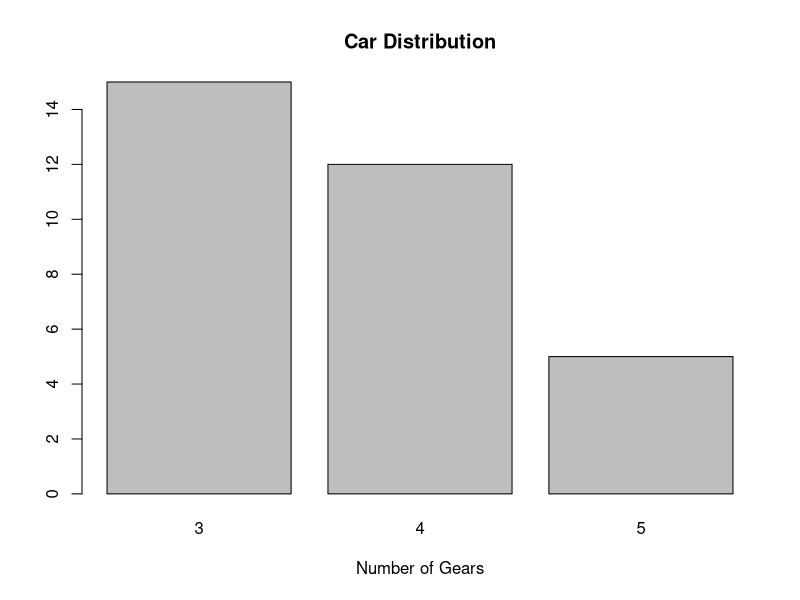
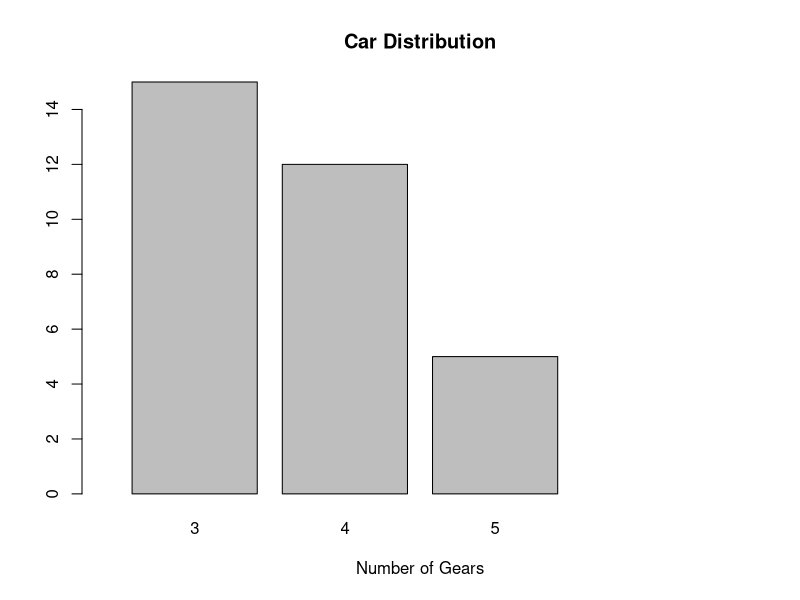
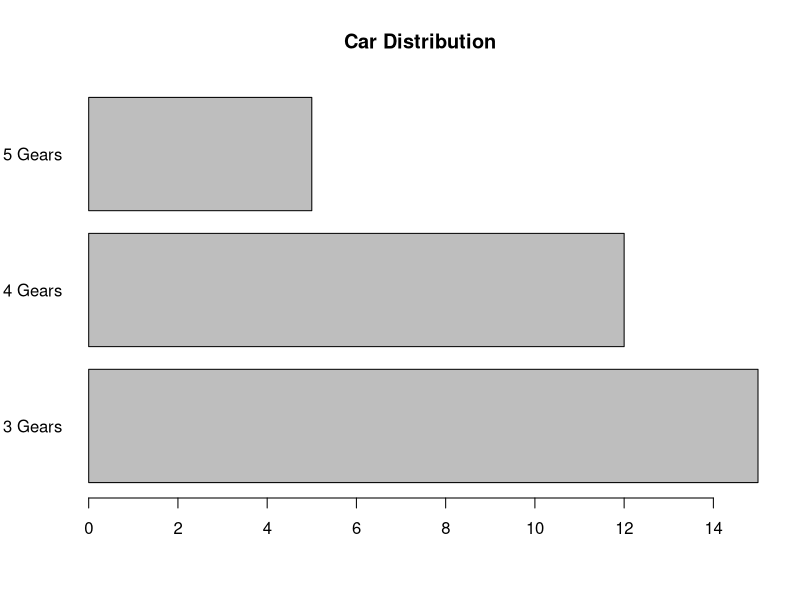
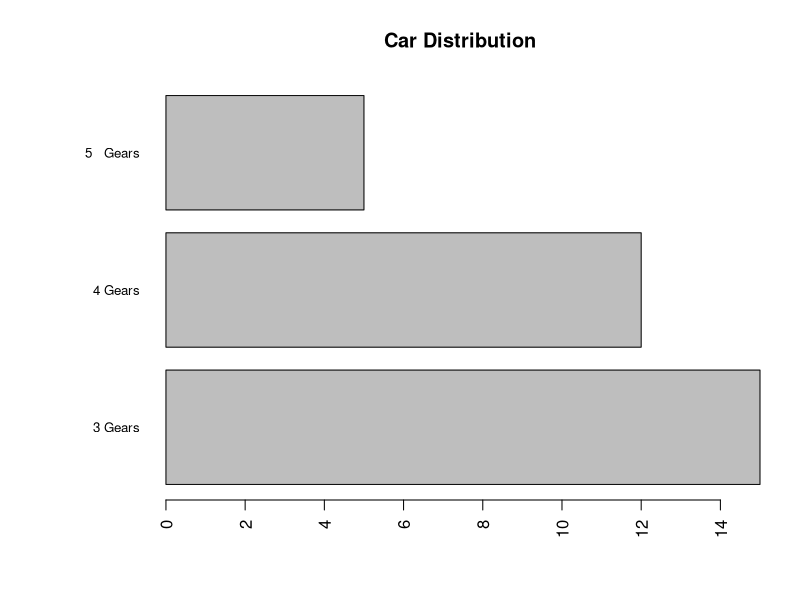
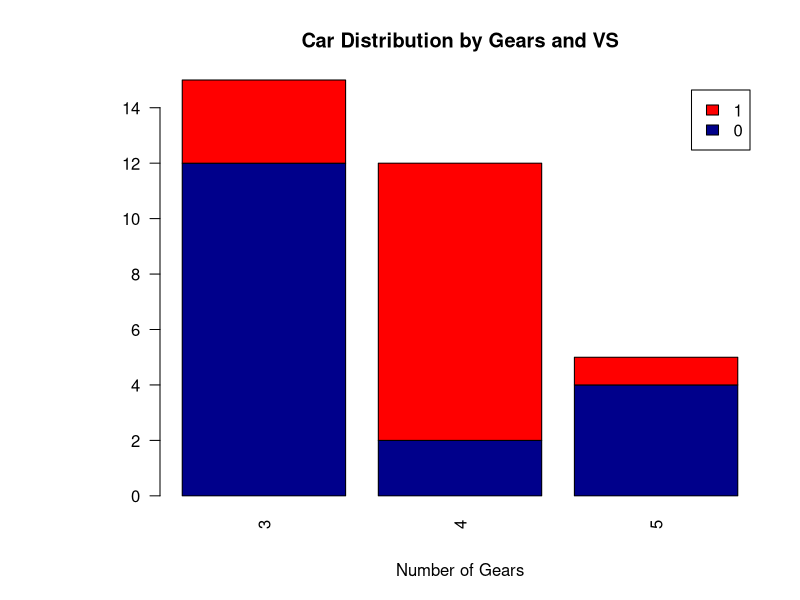
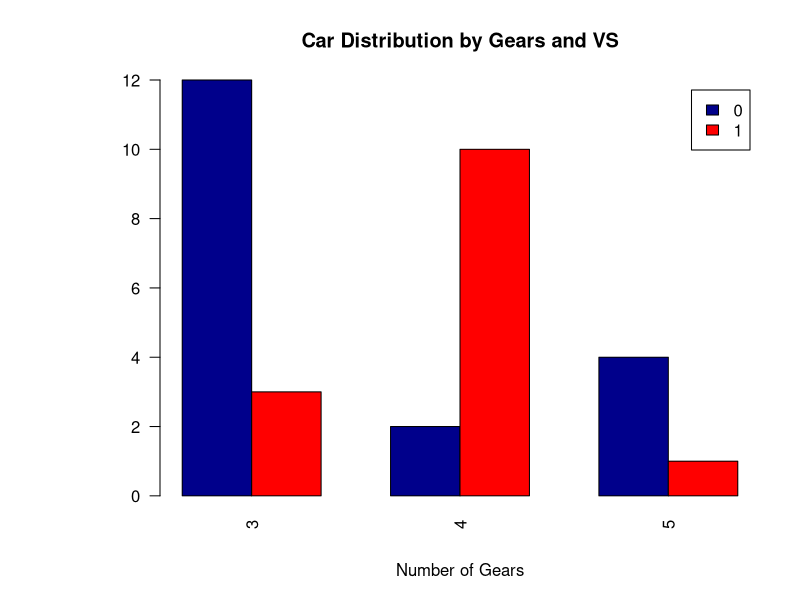
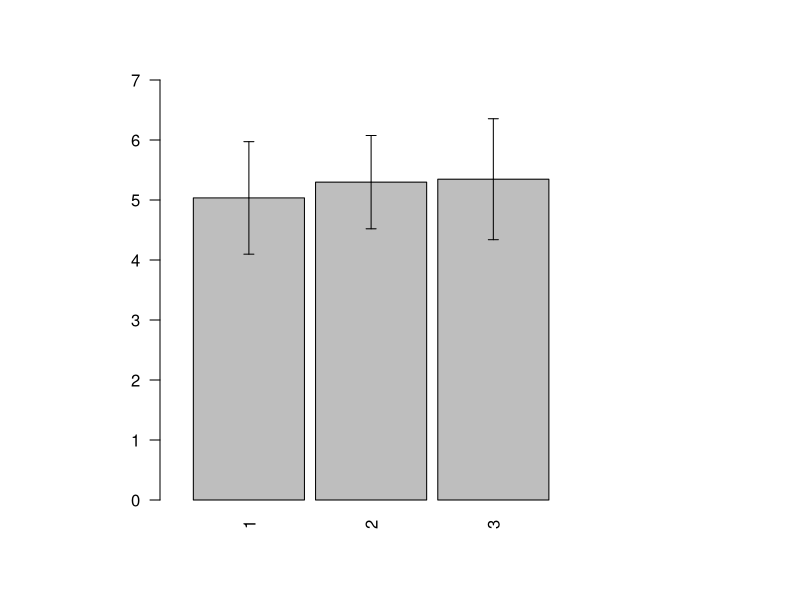
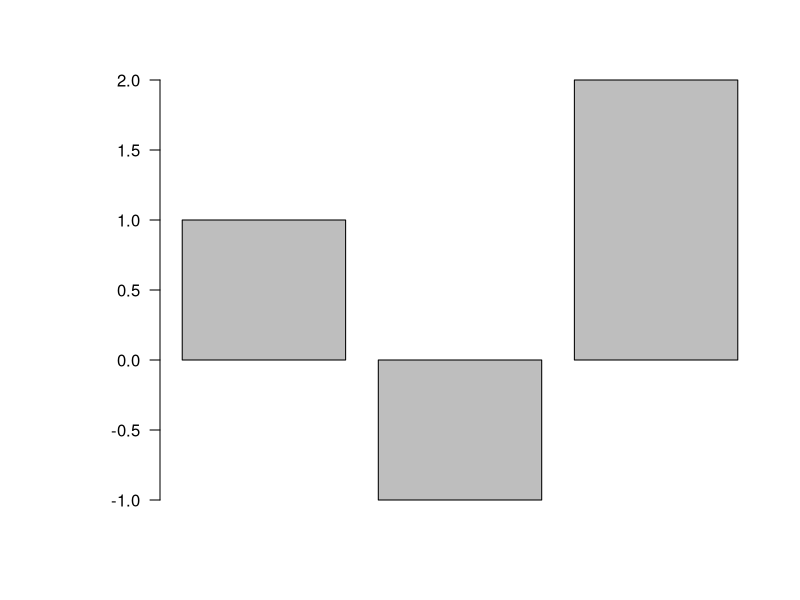

These figures' R source, in order:
###############################
### bar图可能遇到的各种形式    ###
###############################
# 参考 Quick-R: http://www.statmethods.net/graphs/bar.html

###--- 简单情况 --------------------------------------------------
# 基本
counts <- table(mtcars$gear)
barplot(counts, main="Car Distribution", xlab="Number of Gears")

# 上图bar太宽，调窄一点。文档也说了width要搭配xlim才能有效果
barplot(counts, main="Car Distribution", xlab="Number of Gears",
        xlim= c(0, 5)
)

# bar图水平放置，使用horiz= TRUE就OK了；标签用参数las改变方向
barplot(counts, main="Car Distribution", horiz=TRUE, las= 1,
        names.arg=c("3 Gears", "4 Gears", "5 Gears"))

# 默认地，barplot并不会画bar的分类坐标，可以使用axis.lty= 1显示出来；
# 控制标签的大小使用cex.names选项，另外还可以用par函数控制画图框位置
par(las=2) # make label text perpendicular to axis
par(mar=c(5,8,4,2)) # increase y-axis margin.
counts <- table(mtcars$gear)
barplot(counts, main="Car Distribution", horiz=TRUE, names.arg=c("3 Gears", "4 Gears", "5   Gears"), cex.names=0.8)

###--- 重叠（stacked）-------------------------------------------
# 并附上legend；其实就是数据变换了格式
counts <- table(mtcars$vs, mtcars$gear)
barplot(counts, main="Car Distribution by Gears and VS",
  xlab="Number of Gears", col=c("darkblue","red"),
 	legend = rownames(counts))
  
###--- 分组 -----------------------------------------------------
# 设置了参数beside
counts <- table(mtcars$vs, mtcars$gear)
barplot(counts, main="Car Distribution by Gears and VS",
  xlab="Number of Gears", col=c("darkblue","red"),
 	legend = rownames(counts), beside=TRUE)

###--- 加标准误 --------------------------------------------------
# 实际上通过arrow函数拼接上去的
# 数据构造
tbl <- data.frame(groups= sample(rep(1:3, 100), 30),
                  scores <- rnorm(30, 5)
)
# 计算每组的均值和标准误
mean_tbl <- aggregate(scores ~ groups, tbl, mean)
sd_tbl <- aggregate(scores ~ groups, tbl, sd)
# 绘图,同时设计bar的间隔
space = 0.1
barplot(mean_tbl[, 2], xlim= c(0, 5), ylim= c(0, 7), space= space, names= 1:3)
# 计算每一个bar的中心位置
grp <- nrow(mean_tbl)
x_loc <- 0.5*(1 + seq(from= 0, by= 2, length.out= grp))  + space*seq_len(grp)
# 标准误作图
arrows(x0=x_loc, x1= x_loc, y0= mean_tbl[, 2], y1= mean_tbl[, 2] + sd_tbl[, 2], angle= 90, length= .05)
arrows(x0=x_loc, x1= x_loc, y0= mean_tbl[, 2], y1= mean_tbl[, 2] - sd_tbl[, 2], angle= 90, length= .05)

###--- 不同组别坐标轴对称分布 ---------------------------------------
# 这非常简单，主要依靠数据的正负表现
barplot(c(1, -1, 2))

###--- bar截断 ----------------------------------------------------
# 有时候某个bar太长了，比较尺度太大，将整体性对比度缩小了，因此需要将其截断显示
# 例如下面的例子
mat <- c(969, 248, 92, 30, 7, 3, 4, 4, 1)
# 如果要达到缩短第一个bar凸显其他bar的话，需要以矩阵的形式截断输入
m0 <- mat
m0[1] <- 250
m1 <- c(10, rep(0, 8))
# 设计好截断比例
m2 <- c(69*40/100, rep(0, 8))
mat <- matrix(c(m0, m1, m2), nrow= 3, byrow= T)
mat
# 绘图
barplot(mat, col= c("grey", "white", "grey"), border= T, axes= T,
        ylim= c(0, 300), xlim= c(0, 17), names.arg= 1:9
)
# 可以看出我们构造的图纵坐标不对，所以要对坐标重新构造；且border也要去掉才行
barplot(mat, col= c("grey", "white", "grey"), border= F, axes= F,
        ylim= c(0, 300), xlim= c(0, 17), names.arg= 1:9
)
axis(2, at= c(0, 10, 30, 100, 150, 200, 250), labels= c(0, 10, 30, 100, 150, 200, 250), las= 1)
axis(2, at= c(260, 300), labels= c(900, 1000), las= 1)

# 另一个相似的例子
m0 <- c(172, 24, 15, 5, rep(0, 5))
m1 <- c(78, 224, 77, 25, 7, 3, 4, 4, 1)
m2 <- c(10, rep(0, 8))
m3 <- c(34, rep(0, 8))
mat <- matrix(c(m0, m1, m2, m3), 4, byrow= T)
barplot(mat, ylim= c(0, 300), col= c("black", "grey", "white", "grey"), 
        border= F, xlim= c(0, 17), xlab= "no. circRNAs", ylab= "no. hosts", 
        names.arg= 1:9, axes= F)
axis(2, at= c(0, 10, 30, 100, 150, 200, 250), labels= c(0, 10, 30, 100, 150, 200, 250), las= 1)
axis(2, at= c(260, 300), labels= c(900, 1000), las= 1)

##############
#### 讨论   ###
##############
# 1.非多组(beside= F), 如<加标准误>模块，关于barplot(horiz= FALSE)非多组的x轴的位置，第一个bar的左边缘的x值为参数space的距离，
#   然后每一个bar的宽度刚好为1(其中width= 1控制），所以可以如<加标准误>的例子中定位每个bar的中心；
counts <- table(mtcars$gear)
points(c(0.7, 1.9), c(2, 2))
# 该例子是默认参数，我们可以看出默认space= 0.2, 那么第一个bar的x坐标为0.2，原点分别标示了第一以及第二个bar的x位置

# 2.多组(beside= T)的情况，即<分组>模块，第一个bar的x轴坐标的距离刚好是1，且不同组之间的间隔也为1(其中参数width= 1)
counts <- table(mtcars$vs, mtcars$gear)
barplot(counts, beside= T, col= "grey")
points(c(1.5, 2.5, 3.5, 4.5), rep(2, 4))
# 可以从该例子中看出，默认space=1，所以第一个bar的x坐标也为1
